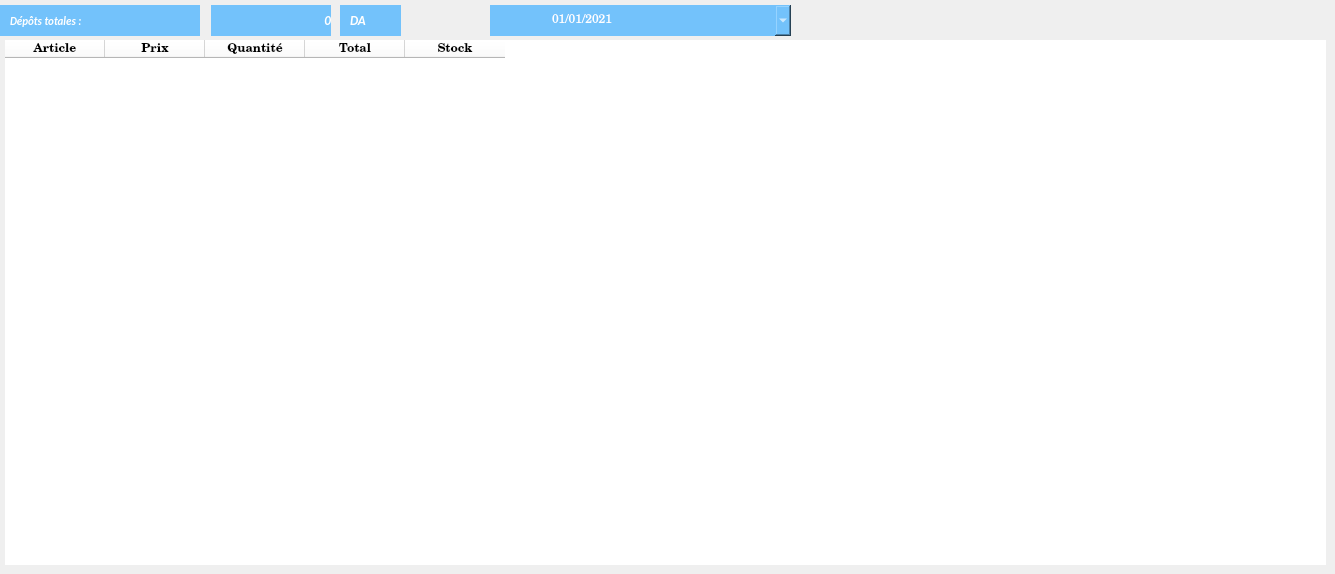
    <widget class="QWidget" name="tab_2">
     <attribute name="title">
      <string>Dépôts</string>
     </attribute>
     <widget class="QTableWidget" name="depotableWidget">
      <property name="geometry">
       <rect>
        <x>5</x>
        <y>40</y>
        <width>1321</width>
        <height>525</height>
       </rect>
      </property>
      <property name="font">
       <font>
        <family>Century Schoolbook L</family>
       </font>
      </property>
      <property name="styleSheet">
       <string notr="true">background-color:white; border:0px;</string>
      </property>
      <column>
       <property name="text">
        <string>Article</string>
       </property>
       <property name="font">
        <font>
         <pointsize>9</pointsize>
         <weight>75</weight>
         <bold>true</bold>
        </font>
       </property>
      </column>
      <column>
       <property name="text">
        <string>Prix</string>
       </property>
       <property name="font">
        <font>
         <weight>75</weight>
         <bold>true</bold>
        </font>
       </property>
      </column>
      <column>
       <property name="text">
        <string>Quantité</string>
       </property>
       <property name="font">
        <font>
         <weight>75</weight>
         <bold>true</bold>
        </font>
       </property>
      </column>
      <column>
       <property name="text">
        <string>Total</string>
       </property>
       <property name="font">
        <font>
         <weight>75</weight>
         <bold>true</bold>
        </font>
       </property>
      </column>
      <column>
       <property name="text">
        <string>Stock</string>
       </property>
       <property name="font">
        <font>
         <weight>75</weight>
         <bold>true</bold>
        </font>
       </property>
      </column>
     </widget>
     <widget class="QPushButton" name="recette_6">
      <property name="geometry">
       <rect>
        <x>340</x>
        <y>5</y>
        <width>61</width>
        <height>31</height>
       </rect>
      </property>
      <property name="sizePolicy">
       <sizepolicy hsizetype="Minimum" vsizetype="Maximum">
        <horstretch>0</horstretch>
        <verstretch>0</verstretch>
       </sizepolicy>
      </property>
      <property name="font">
       <font>
        <family>Calibri</family>
        <pointsize>10</pointsize>
        <weight>75</weight>
        <italic>true</italic>
        <bold>true</bold>
        <underline>false</underline>
        <kerning>true</kerning>
       </font>
      </property>
      <property name="cursor">
       <cursorShape>ArrowCursor</cursorShape>
      </property>
      <property name="focusPolicy">
       <enum>Qt::NoFocus</enum>
      </property>
      <property name="toolTip">
       <string>Imprimer ue fiche détaillée</string>
      </property>
      <property name="statusTip">
       <string/>
      </property>
      <property name="autoFillBackground">
       <bool>false</bool>
      </property>
      <property name="styleSheet">
       <string notr="true">QPushButton{background-color:#73C2FB; color : white; border: 0px solid #000028 ;  text-align:left; padding-left:10px;}
</string>
      </property>
      <property name="text">
       <string>DA</string>
      </property>
      <property name="iconSize">
       <size>
        <width>21</width>
        <height>21</height>
       </size>
      </property>
     </widget>
     <widget class="QDateEdit" name="depoDater">
      <property name="geometry">
       <rect>
        <x>550</x>
        <y>5</y>
        <width>241</width>
        <height>31</height>
       </rect>
      </property>
      <property name="font">
       <font>
        <family>Century Schoolbook L</family>
       </font>
      </property>
      <property name="styleSheet">
       <string notr="true">background-color:#73C2FB;border:0px;color:white;</string>
      </property>
      <property name="minimumDate">
       <date>
        <year>2020</year>
        <month>9</month>
        <day>14</day>
       </date>
      </property>
      <property name="displayFormat">
       <string>dd/MM/yyyy</string>
      </property>
      <property name="calendarPopup">
       <bool>true</bool>
      </property>
      <property name="date">
       <date>
        <year>2021</year>
        <month>1</month>
        <day>1</day>
       </date>
      </property>
     </widget>
     <widget class="QPushButton" name="depoDateSearch">
      <property name="geometry">
       <rect>
        <x>490</x>
        <y>5</y>
        <width>60</width>
        <height>31</height>
       </rect>
      </property>
      <property name="sizePolicy">
       <sizepolicy hsizetype="Minimum" vsizetype="Maximum">
        <horstretch>0</horstretch>
        <verstretch>0</verstretch>
       </sizepolicy>
      </property>
      <property name="font">
       <font>
        <family>Calibri</family>
        <pointsize>8</pointsize>
        <weight>75</weight>
        <italic>true</italic>
        <bold>true</bold>
        <underline>false</underline>
        <kerning>true</kerning>
       </font>
      </property>
      <property name="cursor">
       <cursorShape>PointingHandCursor</cursorShape>
      </property>
      <property name="toolTip">
       <string>Imprimer ue fiche détaillée</string>
      </property>
      <property name="statusTip">
       <string/>
      </property>
      <property name="autoFillBackground">
       <bool>false</bool>
      </property>
      <property name="styleSheet">
       <string notr="true">QPushButton{background-color:#73C2FB; color : white; border: 0px solid #000028 ;  text-align:center;}
QPushButton:hover{background:#f9fafc;color:orange;}
QPushButton:focus{color:#00ea00}
</string>
      </property>
      <property name="text">
       <string/>
      </property>
      <property name="icon">
       <iconset>
        <normaloff>../../IMAGES/Icons/dateWhite.png</normaloff>../../IMAGES/Icons/dateWhite.png</iconset>
      </property>
      <property name="iconSize">
       <size>
        <width>21</width>
        <height>21</height>
       </size>
      </property>
     </widget>
     <widget class="QPushButton" name="depototal">
      <property name="geometry">
       <rect>
        <x>211</x>
        <y>5</y>
        <width>120</width>
        <height>31</height>
       </rect>
      </property>
      <property name="sizePolicy">
       <sizepolicy hsizetype="Minimum" vsizetype="Maximum">
        <horstretch>0</horstretch>
        <verstretch>0</verstretch>
       </sizepolicy>
      </property>
      <property name="font">
       <font>
        <family>Calibri</family>
        <pointsize>10</pointsize>
        <weight>75</weight>
        <italic>true</italic>
        <bold>true</bold>
        <underline>false</underline>
        <kerning>true</kerning>
       </font>
      </property>
      <property name="cursor">
       <cursorShape>ArrowCursor</cursorShape>
      </property>
      <property name="focusPolicy">
       <enum>Qt::NoFocus</enum>
      </property>
      <property name="toolTip">
       <string>Imprimer ue fiche détaillée</string>
      </property>
      <property name="statusTip">
       <string/>
      </property>
      <property name="autoFillBackground">
       <bool>false</bool>
      </property>
      <property name="styleSheet">
       <string notr="true">QPushButton{background-color:#73C2FB; color : white; border: 0px solid #000028 ;  text-align:right}
</string>
      </property>
      <property name="text">
       <string>0</string>
      </property>
      <property name="iconSize">
       <size>
        <width>21</width>
        <height>21</height>
       </size>
      </property>
     </widget>
     <widget class="QPushButton" name="registerPrint_4">
      <property name="geometry">
       <rect>
        <x>0</x>
        <y>5</y>
        <width>200</width>
        <height>31</height>
       </rect>
      </property>
      <property name="sizePolicy">
       <sizepolicy hsizetype="Minimum" vsizetype="Maximum">
        <horstretch>0</horstretch>
        <verstretch>0</verstretch>
       </sizepolicy>
      </property>
      <property name="font">
       <font>
        <family>Calibri</family>
        <pointsize>8</pointsize>
        <weight>75</weight>
        <italic>true</italic>
        <bold>true</bold>
        <underline>false</underline>
        <kerning>true</kerning>
       </font>
      </property>
      <property name="cursor">
       <cursorShape>ArrowCursor</cursorShape>
      </property>
      <property name="toolTip">
       <string>Imprimer ue fiche détaillée</string>
      </property>
      <property name="statusTip">
       <string/>
      </property>
      <property name="autoFillBackground">
       <bool>false</bool>
      </property>
      <property name="styleSheet">
       <string notr="true">QPushButton{background-color:#73C2FB; color : white; border: 0px solid #000028 ;  text-align:left; padding-left:10px;}
</string>
      </property>
      <property name="text">
       <string>Dépôts totales :</string>
      </property>
      <property name="icon">
       <iconset>
        <normaloff>../../IMAGES/Icons/registerCash.png</normaloff>../../IMAGES/Icons/registerCash.png</iconset>
      </property>
      <property name="iconSize">
       <size>
        <width>21</width>
        <height>21</height>
       </size>
      </property>
     </widget>
    </widget>
